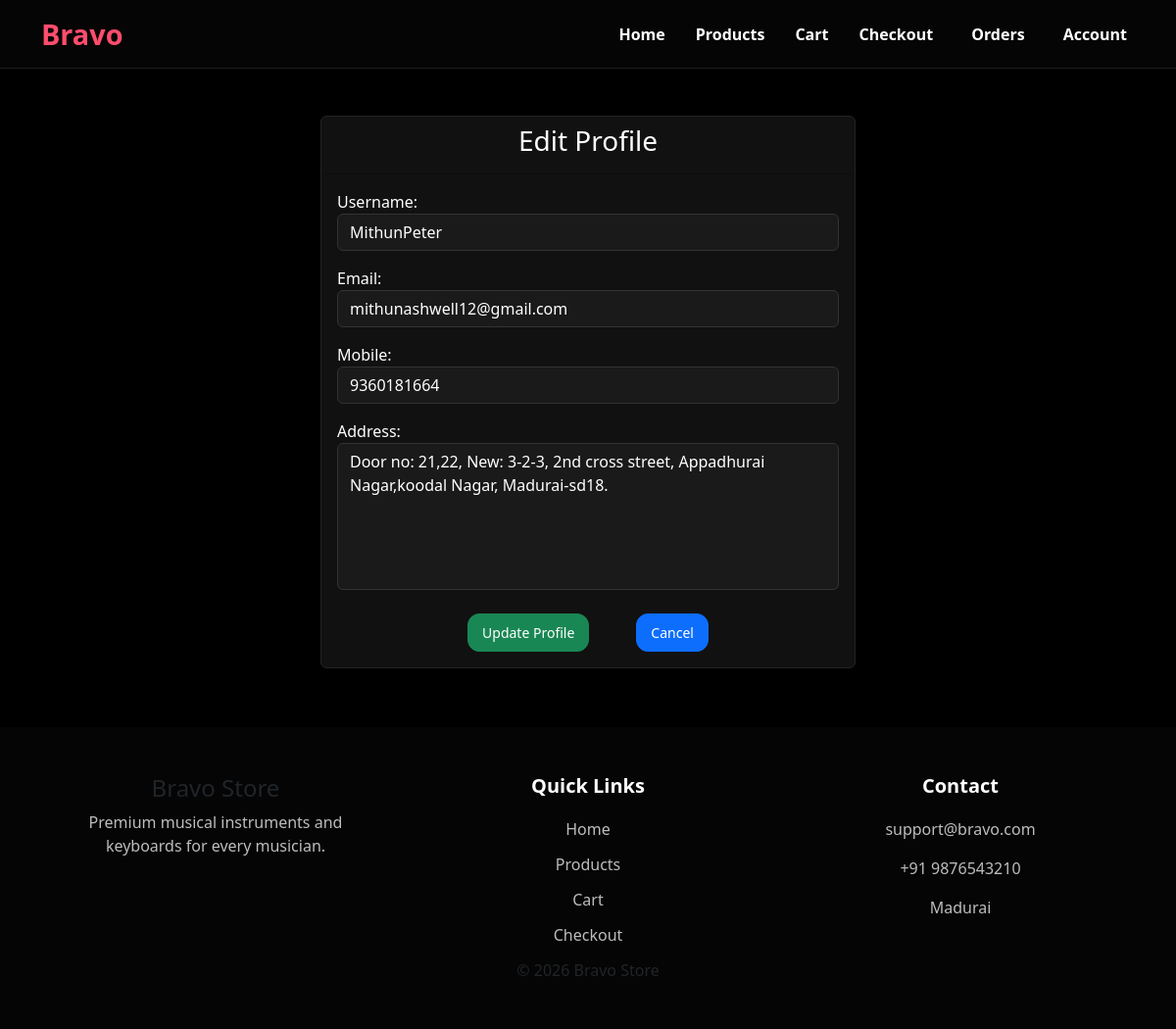
/edit-profile/ (signed in), run on an earlier commit of the app's database.
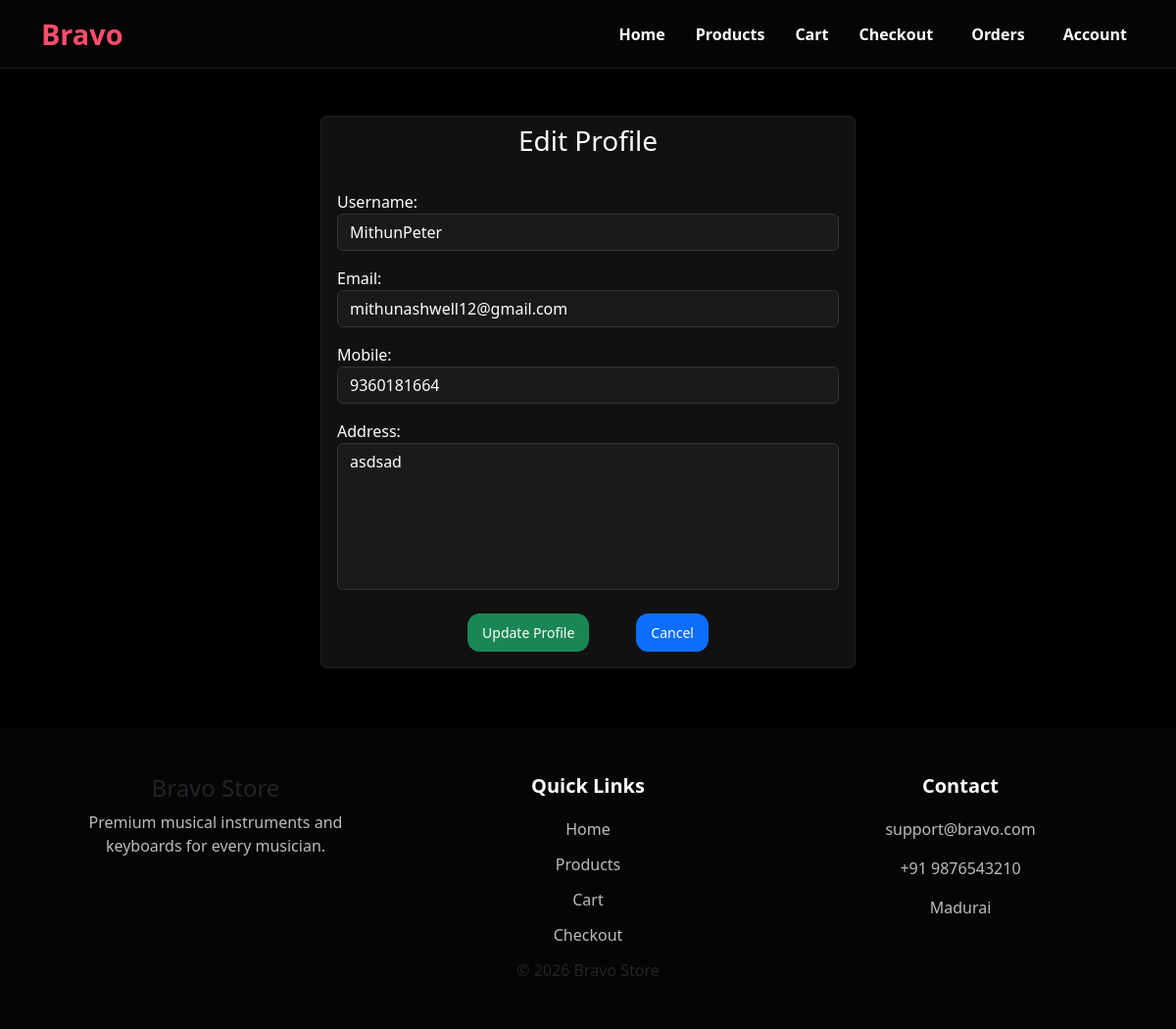
And on a later commit of the database.
### customer/models.py (models this page shows, shortened)
class UserProfile(models.Model):
    user = models.OneToOneField(User, on_delete=models.CASCADE)
    mobile = models.CharField(max_length=10, unique=True)
    address = models.TextField(max_length=266, blank=True, null=True)

### customer/views.py (the view)
# urls.py: path("edit-profile/", views.customer_editprofile, name="customer_editprofile"),
@login_required(login_url="login")
def customer_editprofile(request):
    profile = UserProfile.objects.get(user=request.user)
    if request.method == "POST":
        form = EditProfileForm(request.POST, user=request.user)
        if form.is_valid():
            request.user.username = form.cleaned_data["username"]
            request.user.email = form.cleaned_data["email"]
            request.user.save()
            profile.mobile = form.cleaned_data["mobile"]
            profile.address = form.cleaned_data["address"]
            profile.save()
            messages.success(request, "Profile updated successfully")
            return redirect("profile")
    else:
        form = EditProfileForm(
            user=request.user,
            initial={
                "username": request.user.username,
                "email": request.user.email,
                "mobile": profile.mobile,
                "address": profile.address,
            },
        )
    return render(request, "customer_editprofile.html", {"form": form})

### customer/forms.py (shortened to what this page needs)
class EditProfileForm(forms.Form):
    username = forms.CharField(
        max_length=150, widget=forms.TextInput(attrs={"class": "form-control"})
    )
    email = forms.EmailField(widget=forms.EmailInput(attrs={"class": "form-control"}))
    mobile = forms.CharField(
        max_length=10, widget=forms.TextInput(attrs={"class": "form-control"})
    )
    address = forms.CharField(
        required=False,
        widget=forms.Textarea(attrs={"class": "form-control", "rows": 4}),
    )
    def __init__(self, *args, user=None, **kwargs):
        self.user = user
        super().__init__(*args, **kwargs)

### customer/templates/customer_editprofile.html
{% extends 'base.html' %} {% block content %}
<div class="container">
  <div class="row justify-content-center">
    <div class="col-md-6">
      <div class="card mt-5 shadow">
        <div class="card-header text-center">
          <h3>Edit Profile</h3>
        </div>
        <div class="card-body">
          <form method="POST">
            {% csrf_token %} {{ form.as_p }}
            <div class="profile-buttons d-flex justify-content-center gap-5 align-items-center mt-4">
              <button type="submit" class="btn btn-success" >
                Update Profile
              </button>
              <a href="{% url 'profile' %}" class="btn btn-primary"
                >Cancel</a
              >
            </div>
          </form>
        </div>
      </div>
    </div>
  </div>
</div>
{% endblock %}

What changed in the data, as far as the page shows it:
changed UserProfile: address "Door no: 21,22, New: 3-2-3, 2nd cross street, Appadhurai Nagar,koodal Nagar, Madurai-sd18." → "asdsad"
